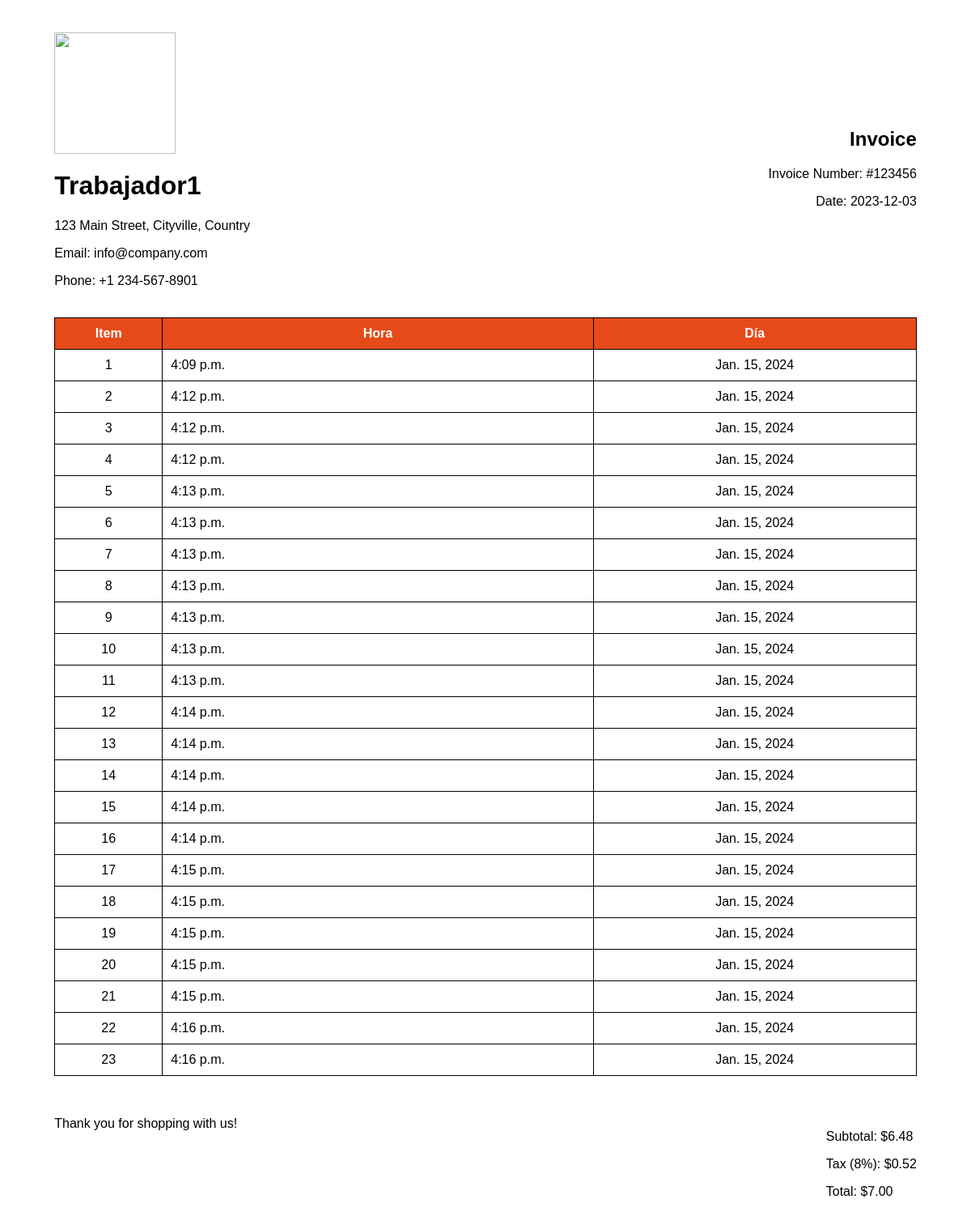
Page /reporte-test/1 on the committed database.
### trabajador/models.py (models this page shows, shortened)
class Worker(models.Model):
    name = models.CharField(max_length=200)
    lastname = models.CharField(max_length=200)
    area = models.ForeignKey(Area, on_delete=models.CASCADE )

class Movements(models.Model):
    time = models.TimeField(auto_now_add=True)
    date = models.DateField(auto_now_add=True)
    worker = models.ForeignKey(Worker, on_delete=models.CASCADE)

### trabajador/views.py (the view)
# urls.py: path('reporte-test/<int:id>',views.reporteTest,  name='reporte-test'),
def reporteTest(request, id):
    movements = Movements.objects.filter(worker_id=id)
    worker = Worker.objects.get(id=id)
    return render(request, 'layouts/pdf.html', {
        'worker': worker,
        'movements': movements
    })

### trabajador/templates/layouts/pdf.html (shortened to what this page needs)
<html>
    <head>
    </head>
    <body>
         <div class="invoice">
            <div class="invoice-header">
                <div class="invoice-header-left">
                    <img src="https://img.icons8.com/?size=256&id=FJJcVgL6wWOP&format=png"  width="150"/>
                    <h1>{{ worker.name }}</h1>
                    <p>123 Main Street, Cityville, Country</p>
                    <p>Email: info@company.com</p>
                    <p>Phone: +1 234-567-8901</p>
                </div>
                <div class="invoice-header-right">
                    <h2>Invoice</h2>
                    <p>Invoice Number: #123456</p>
                    <p>Date: 2023-12-03</p>
                </div>
            </div>
            <table class="invoice-table">
                <thead>
                    <tr>
                        <th>Item</th>
                        <th>Hora</th>
                        <th>Día</th>
                    </tr>
                </thead>
                <tbody>
                    {% for movement in movements %}
                    <tr>
                        <td style="width: 10%;"> {{forloop.counter}} </td>
                        <td style="width: 40%; text-align: left;"> {{movement.time}} </td>
                        <td style="width: 30%;"> {{movement.date}} </td>
                    </tr>
                    {% endfor %}
                </tbody>
            </table>
            <div class="invoice-total">
                <p>Subtotal: $6.48</p>
                <p>Tax (8%): $0.52</p>
                <p>Total: $7.00</p>
            </div>
            <div class="invoice-footer">
                <p>Thank you for shopping with us!</p>
            </div>
        </div>
    </body>
</html>

### trabajador/templates/layouts/pdf.html (style rules this page uses)
body { font-family: Arial, sans-serif; }
h2 { font-weight: 800; }
.invoice { width: 90%; margin: 20px auto; padding: 20px; }
.invoice-header { display: flex; justify-content: space-between; align-items: center; margin-bottom: 20px; }
.invoice-header-left { flex: 1; }
.invoice-header-right { flex: 1; text-align: right; }
.invoice-table { width: 100%; border-collapse: collapse; margin-bottom: 50px; }
.invoice-table th, .invoice-table td { border: 1px solid #000; padding: 10px; text-align: center; }
.invoice-table th { background-color: #E64A19; color: #fff; font-weight: bold; text-align: center; }
.invoice-total { float: right; }

### rows in the picture
Worker: name "Trabajador1"
Movements: time "4:09 p.m.", date "Jan. 15, 2024"
Movements: time "4:12 p.m.", date "Jan. 15, 2024"
Movements: time "4:12 p.m.", date "Jan. 15, 2024"
Movements: time "4:12 p.m.", date "Jan. 15, 2024"
Movements: time "4:13 p.m.", date "Jan. 15, 2024"
Movements: time "4:13 p.m.", date "Jan. 15, 2024"
Movements: time "4:13 p.m.", date "Jan. 15, 2024"
Movements: time "4:13 p.m.", date "Jan. 15, 2024"
Movements: time "4:13 p.m.", date "Jan. 15, 2024"
Movements: time "4:13 p.m.", date "Jan. 15, 2024"
Movements: time "4:13 p.m.", date "Jan. 15, 2024"
Movements: time "4:14 p.m.", date "Jan. 15, 2024"
Movements: time "4:14 p.m.", date "Jan. 15, 2024"
Movements: time "4:14 p.m.", date "Jan. 15, 2024"
Movements: time "4:14 p.m.", date "Jan. 15, 2024"
Movements: time "4:14 p.m.", date "Jan. 15, 2024"
Movements: time "4:15 p.m.", date "Jan. 15, 2024"
Movements: time "4:15 p.m.", date "Jan. 15, 2024"
Movements: time "4:15 p.m.", date "Jan. 15, 2024"
Movements: time "4:15 p.m.", date "Jan. 15, 2024"
Movements: time "4:15 p.m.", date "Jan. 15, 2024"
Movements: time "4:16 p.m.", date "Jan. 15, 2024"
Movements: time "4:16 p.m.", date "Jan. 15, 2024"
